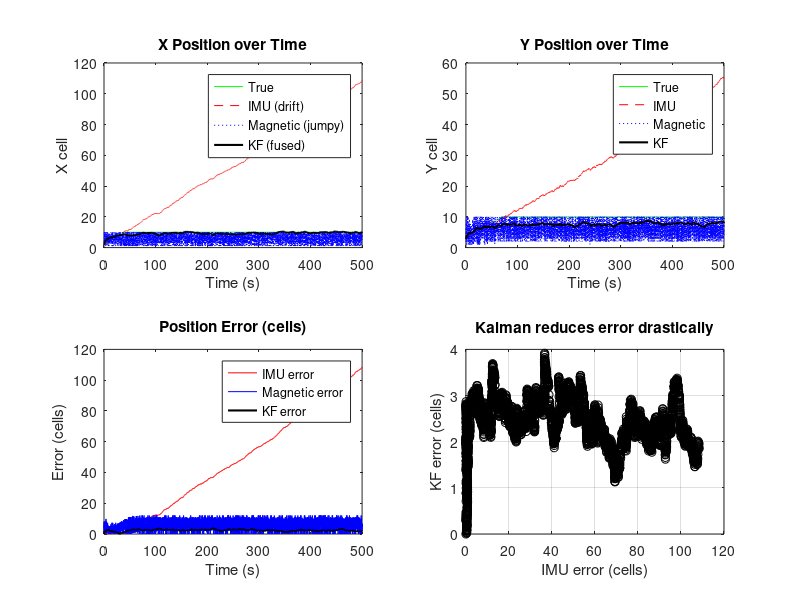

The MATLAB script that drew this image:
rng(42);  % Makes results reproducible every run
% Day 23: IMU + Magnetic Matching + Kalman Filter Fusion
clear; close all; clc;

% Load magnetic map (from Day 20)
load('magnetic_map.mat');   % 10x10 grid
map_size = size(map);
total_cells = map_size(1) * map_size(2);

% Simulation parameters
dt = 0.1;           % time step (seconds)
total_time = 500;    % simulate 500 seconds
time = 0:dt:total_time;
N = length(time);

% True vehicle movement (simple: constant velocity in x and y)
true_x = zeros(1,N);
true_y = zeros(1,N);
true_x(1) = 2;   % start at column 2
true_y(1) = 3;   % start at row 3
vx = 0.2;        % velocity (cells per second)
vy = 0.1;

for k = 2:N
    true_x(k) = true_x(k-1) + vx*dt;
    true_y(k) = true_y(k-1) + vy*dt;
    % Keep within map boundaries (1 to 10)
    true_x(k) = max(1, min(10, true_x(k)));
    true_y(k) = max(1, min(10, true_y(k)));
end

% Get true magnetic value at each true position
true_mag = zeros(1,N);
for k = 1:N
    row = round(true_y(k));
    col = round(true_x(k));
    true_mag(k) = map(row, col);
end

% --- Simulate IMU (drift) ---
% IMU measures velocity with noise, then integrate to position
imu_vel_x = vx + 0.5*randn(1,N);   % noisy velocity measurement
imu_vel_y = vy + 0.5*randn(1,N);
imu_pos_x = zeros(1,N);
imu_pos_y = zeros(1,N);
imu_pos_x(1) = true_x(1);
imu_pos_y(1) = true_y(1);
for k = 2:N
    imu_pos_x(k) = imu_pos_x(k-1) + imu_vel_x(k)*dt;
    imu_pos_y(k) = imu_pos_y(k-1) + imu_vel_y(k)*dt;
end

% --- Simulate Magnetic Matching (noisy, sometimes wrong) ---
mag_est_x = zeros(1,N);
mag_est_y = zeros(1,N);
% At each step, get noisy measurement of magnetic field
for k = 1:N
    % Noisy measurement of true magnetic value
    noisy_measurement = true_mag(k) + 5*randn;   % noise std = 5
    
    % Find closest cell in map
    [minDiff, idx] = min(abs(map(:) - noisy_measurement));
    [row_est, col_est] = ind2sub(map_size, idx);
    mag_est_x(k) = col_est;
    mag_est_y(k) = row_est;
end

% --- Kalman Filter Fusion ---
% Simple 1D Kalman for x and y separately (works for this simulation)
% Initialize
kf_x = zeros(1,N);   % estimated position x
kf_y = zeros(1,N);
P_x = 1;   % initial uncertainty
P_y = 1;
kf_x(1) = imu_pos_x(1);
kf_y(1) = imu_pos_y(1);

% Process noise (how much we trust IMU)
Q = 0.001;
% Measurement noise (how much we trust magnetic matching)
R_mag = 25.0;   % smaller = trust magnetic more

for k = 2:N
    % --- Prediction (using IMU delta) ---
    % Predict position based on IMU velocity
    pred_x = kf_x(k-1) + imu_vel_x(k)*dt;
    pred_y = kf_y(k-1) + imu_vel_y(k)*dt;
    P_pred_x = P_x + Q;
    P_pred_y = P_y + Q;
    
    % --- Update with magnetic measurement ---
    % Kalman gain
    K_x = P_pred_x / (P_pred_x + R_mag);
    K_y = P_pred_y / (P_pred_y + R_mag);
    % Correct estimate
    kf_x(k) = pred_x + K_x * (mag_est_x(k) - pred_x);
    kf_y(k) = pred_y + K_y * (mag_est_y(k) - pred_y);
    P_x = (1 - K_x) * P_pred_x;
    P_y = (1 - K_y) * P_pred_y;
end

% --- Compute Errors ---
imu_error = sqrt((imu_pos_x - true_x).^2 + (imu_pos_y - true_y).^2);
mag_error = sqrt((mag_est_x - true_x).^2 + (mag_est_y - true_y).^2);
kf_error = sqrt((kf_x - true_x).^2 + (kf_y - true_y).^2);

% --- Plot Results ---
figure;
subplot(2,2,1);
plot(time, true_x, 'g-', time, imu_pos_x, 'r--', time, mag_est_x, 'b:', time, kf_x, 'k-', 'LineWidth',1.5);
legend('True','IMU (drift)','Magnetic (jumpy)','KF (fused)');
title('X Position over Time');
xlabel('Time (s)'); ylabel('X cell');

subplot(2,2,2);
plot(time, true_y, 'g-', time, imu_pos_y, 'r--', time, mag_est_y, 'b:', time, kf_y, 'k-', 'LineWidth',1.5);
legend('True','IMU','Magnetic','KF');
title('Y Position over Time');
xlabel('Time (s)'); ylabel('Y cell');

subplot(2,2,3);
plot(time, imu_error, 'r-', time, mag_error, 'b-', time, kf_error, 'k-', 'LineWidth',1.5);
legend('IMU error','Magnetic error','KF error');
title('Position Error (cells)');
xlabel('Time (s)'); ylabel('Error (cells)');

subplot(2,2,4);
plot(imu_error, kf_error, 'ko');
xlabel('IMU error (cells)'); ylabel('KF error (cells)');
title('Kalman reduces error drastically');
grid on;

fprintf('Final errors (cells):\n');
fprintf('IMU error: %.2f\n', imu_error(end));
fprintf('Magnetic error: %.2f\n', mag_error(end));
fprintf('Kalman fused error: %.2f\n', kf_error(end));
